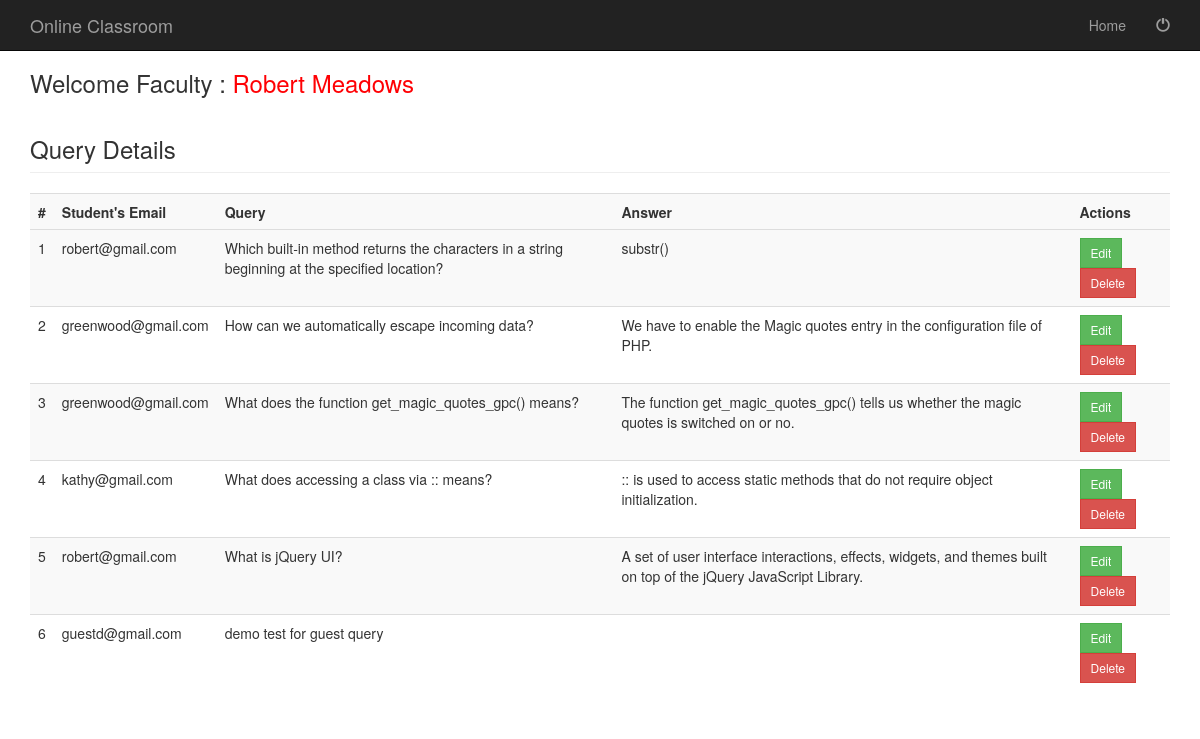
Screenshot of /qureydetails.php (signed in) with the database file from the repository.
### tables this page shows
CREATE TABLE `query` (
  `Query` text NOT NULL,
  `Ans` text NOT NULL,
  `Eid` varchar(35) NOT NULL,
  `Qid` int(11) NOT NULL
);

### qureydetails.php (the view, shortened to what this page needs)
<?php
$fname = $_SESSION["fname"];
?>
<?php include('fhead.php');  ?>
<div class="container">
	<div class="row">
		<div class="col-md-12">
			<h3> Welcome Faculty : <a href="welcomefaculty.php" ><span style="color:#FF0004"> <?php echo $fname; ?></span></a> </h3>
			<?php
			include( "database.php" );
			$sql = "select * from  query";
			$result = mysqli_query( $connect, $sql );
			echo "<h3 class='page-header' >Query Details</h3>";
			echo "<table class='table table-striped table-hover' style='width:100%'>
				<tr>
					<th>#</th>
					<th>Student's Email</th>
					<th>Query</th>
					<th>Answer</th>
					<th>Actions</th>
				<tr>";
				$count=1;
			while ( $row = mysqli_fetch_array( $result ) ) {
				?>
			<tr>
				<td>
					<?PHP echo $count;?>
				</td>
				<td>
					<?PHP echo $row['Eid'];?>
				</td>
				<td>
					<?PHP echo $row['Query'];?>
				</td>
				<td>
					<?PHP echo $row['Ans'];?>
				</td>
				<td><a href="updatequery.php?gid=<?php echo $row['Qid']; ?>"><input type="button" Value="Edit" class="btn btn-success btn-sm" style="border-radius:0%"></a>
				<a href="qureydetails.php?deleteid=<?php echo $row['Qid']; ?>"><input type="button" Value="Delete" name="" class="btn btn-danger btn-sm" style="border-radius:0%"></a>
				</td>
			</tr>
			<?php $count++; } ?>
			</table>
		</div>
	</div>
	<?php include('allfoot.php');  ?>

### fhead.php (shortened to what this page needs)
<!doctype html>
<html lang="en">
<head>
    <link href="css/bootstrap.min.css" rel="stylesheet">
    <link href="css/modern-business.css" rel="stylesheet">
    <link href="font-awesome/css/font-awesome.min.css" rel="stylesheet" type="text/css">
</head>
<body>
<header>
    <nav class="navbar navbar-inverse navbar-fixed-top" role="navigation">
        <div class="container">
            <div class="navbar-header">
                <a class="navbar-brand" href="">Online Classroom</a>
            </div>
            <div class="collapse navbar-collapse" id="bs-example-navbar-collapse-1">
                <ul class="nav navbar-nav navbar-right">
                    <li>
                        <a href="welcomefaculty">Home</a>
                    </li>
					 <li>
                        <a href="logoutfaculty"><span class="glyphicon glyphicon-off title=" title="logout"></span> </a>
                    </li>
                </ul>
            </div>
        </div>
    </nav>
</header>

### allfoot.php (shortened to what this page needs)
    </div>
</body>
</html>

### css/modern-business.css (style rules this page uses)
html, body { height: 100%; }
body { padding-top: 50px; }

### rows the page displays
query: Eid "robert@gmail.com", Query "Which built-in method returns the characters in a string beginning at the specified location?", Ans "substr()"
query: Eid "greenwood@gmail.com", Query "How can we automatically escape incoming data?", Ans "We have to enable the Magic quotes entry in the configuration file of PHP."
query: Eid "greenwood@gmail.com", Query "What does the function get_magic_quotes_gpc() means?", Ans "The function get_magic_quotes_gpc() tells us whether the magic quotes is switched on or no."
query: Eid "kathy@gmail.com", Query "What does accessing a class via :: means?", Ans ":: is used to access static methods that do not require object initialization."
query: Eid "robert@gmail.com", Query "What is jQuery UI?", Ans "A set of user interface interactions, effects, widgets, and themes built on top of the jQuery JavaScript Library."
query: Eid "guestd@gmail.com", Query "demo test for guest query"

### other values shown
$fname "Robert Meadows"
